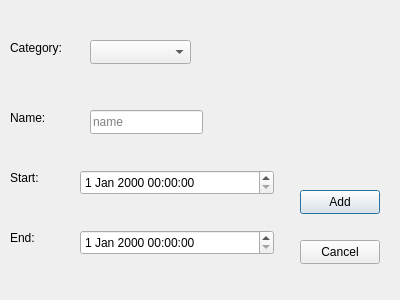
<?xml version="1.0" encoding="UTF-8"?>
<ui version="4.0">
 <class>EventDialog</class>
 <widget class="QDialog" name="EventDialog">
  <property name="geometry">
   <rect>
    <x>0</x>
    <y>0</y>
    <width>400</width>
    <height>300</height>
   </rect>
  </property>
  <property name="windowTitle">
   <string>Dialog</string>
  </property>
  <widget class="QPushButton" name="addButton">
   <property name="geometry">
    <rect>
     <x>300</x>
     <y>190</y>
     <width>80</width>
     <height>24</height>
    </rect>
   </property>
   <property name="text">
    <string>Add</string>
   </property>
  </widget>
  <widget class="QPushButton" name="cancelButton">
   <property name="geometry">
    <rect>
     <x>300</x>
     <y>240</y>
     <width>80</width>
     <height>24</height>
    </rect>
   </property>
   <property name="text">
    <string>Cancel</string>
   </property>
  </widget>
  <widget class="QLineEdit" name="nameLine">
   <property name="geometry">
    <rect>
     <x>90</x>
     <y>110</y>
     <width>113</width>
     <height>24</height>
    </rect>
   </property>
   <property name="text">
    <string/>
   </property>
   <property name="placeholderText">
    <string>name</string>
   </property>
  </widget>
  <widget class="QComboBox" name="catBox">
   <property name="geometry">
    <rect>
     <x>90</x>
     <y>40</y>
     <width>101</width>
     <height>24</height>
    </rect>
   </property>
   <property name="placeholderText">
    <string>Category</string>
   </property>
  </widget>
  <widget class="QLabel" name="label">
   <property name="geometry">
    <rect>
     <x>10</x>
     <y>110</y>
     <width>58</width>
     <height>16</height>
    </rect>
   </property>
   <property name="text">
    <string>Name:</string>
   </property>
  </widget>
  <widget class="QLabel" name="label_2">
   <property name="geometry">
    <rect>
     <x>10</x>
     <y>170</y>
     <width>58</width>
     <height>16</height>
    </rect>
   </property>
   <property name="text">
    <string>Start:</string>
   </property>
  </widget>
  <widget class="QLabel" name="label_3">
   <property name="geometry">
    <rect>
     <x>10</x>
     <y>230</y>
     <width>58</width>
     <height>16</height>
    </rect>
   </property>
   <property name="text">
    <string>End:</string>
   </property>
  </widget>
  <widget class="QLabel" name="label_4">
   <property name="geometry">
    <rect>
     <x>10</x>
     <y>40</y>
     <width>58</width>
     <height>16</height>
    </rect>
   </property>
   <property name="text">
    <string>Category:</string>
   </property>
  </widget>
  <widget class="QDateTimeEdit" name="start">
   <property name="geometry">
    <rect>
     <x>80</x>
     <y>170</y>
     <width>194</width>
     <height>25</height>
    </rect>
   </property>
  </widget>
  <widget class="QDateTimeEdit" name="end">
   <property name="geometry">
    <rect>
     <x>80</x>
     <y>230</y>
     <width>194</width>
     <height>25</height>
    </rect>
   </property>
  </widget>
 </widget>
 <resources/>
 <connections/>
</ui>
